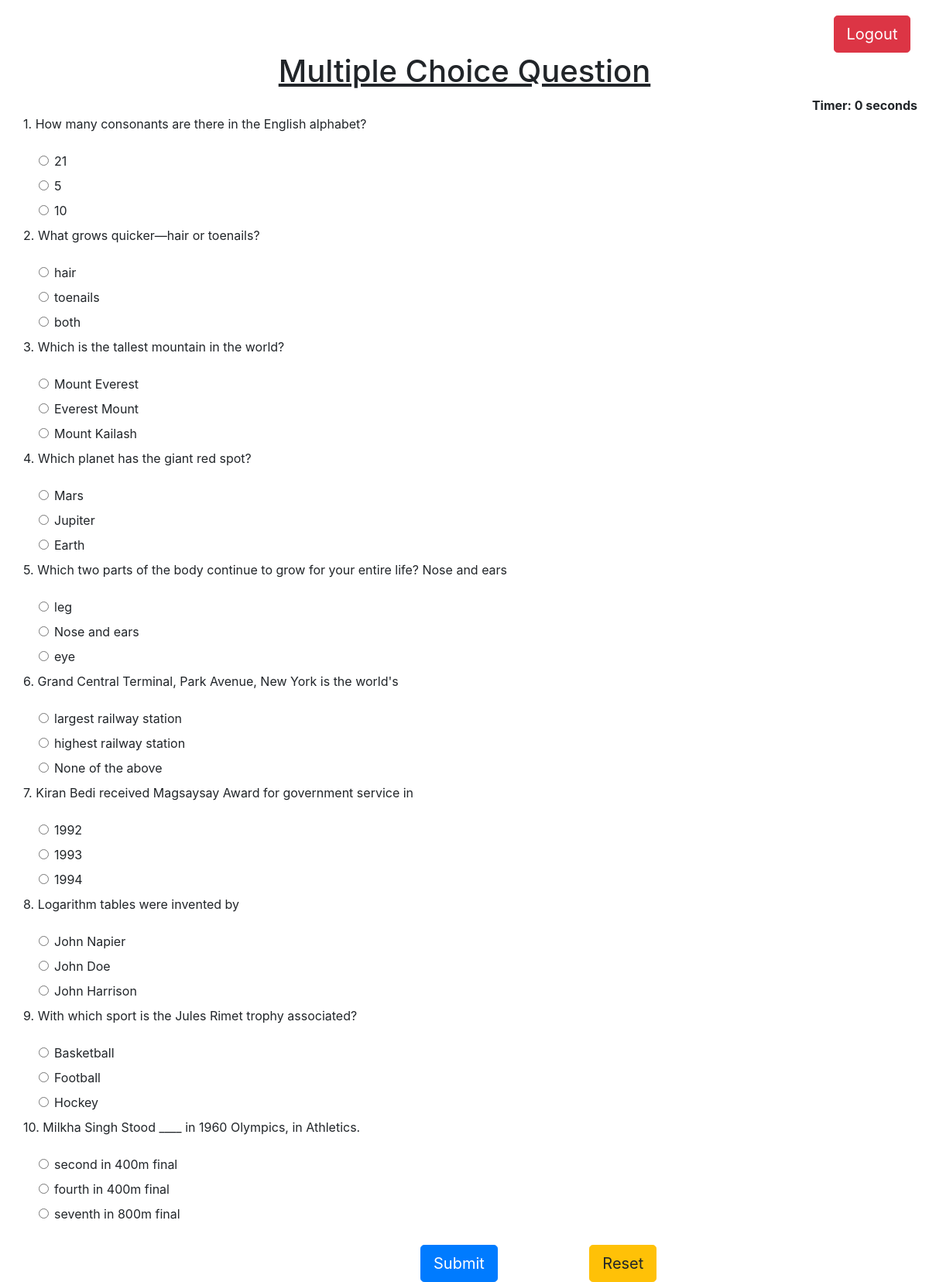
The app's page /quiz/ (signed in) with its own data.
### myapp/models.py (models this page shows, shortened)
class GK_Knowledge(models.Model):
    Sr_No=models.IntegerField()
    Question=models.CharField(max_length=250)
    Option_a=models.CharField(max_length=250)
    Option_b=models.CharField(max_length=250)
    Option_c=models.CharField(max_length=250)
    answer=models.CharField(max_length=250)
    Group=models.CharField(max_length=250)

### myapp/views.py (the view)
# urls.py: path('quiz/', views.Quiz1),
def Quiz1(request):
    if 'UserName' not in request.session:
        return redirect("http://localhost:8000/login/")
    GK_Knowledges=GK_Knowledge.objects.all()
    data={'GK_Knowledges':GK_Knowledges}
    res=render(request, 'myapp/Gk_knowledge.html',data)
    return res

### Template/myapp/Gk_knowledge.html (shortened to what this page needs)
<!DOCTYPE html>
{% load static %}
<html lang="en">
<head>
    <link rel="stylesheet" type="text/css" href="{% static 'Bootstrap/css/bootstrap.css' %}">
    </head>
<body>
    <div class="container-fluid">
        <div class="row">
            <div class="col-md-12" style="text-align: center;">
                <a href="http://localhost:8000/logout/" class="btn btn-danger btn-lg"
                    style="margin-left: 90%; margin-top: 20px;">Logout</a>
                <h1><u>Multiple Choice Question</u></h1>
            </div>
        </div>
        <div align="right " id="displaytimer"><b>Timer: 0 seconds</b></div>
        <div class="col-md-12">
            <form action="http://localhost:8000/quizresult/" method="post">
                {% for q in GK_Knowledges %}
                <div class="form-group">
                    <label for="question">
                        {{q.Sr_No}}. {{q.Question}}
                    </label>
                </div>
                <div class="form-check">
                    <div class="form-check">
                        <input class="form-check-input" type="radio" name="{{q.Group}}" value="{{q.Option_a}}">
                        <label class="form-check-lable" for="radio1">{{q.Option_a}}</label>
                    </div>
                    <div class="form-check">
                        <input class="form-check-input" type="radio" name="{{q.Group}}" value="{{q.Option_b}}">
                        <label class="form-check-lable" >{{q.Option_b}}</label>
                    </div>
                    <div class="form-check">
                        <input class="form-check-input" type="radio" name="{{q.Group}}" value="{{q.Option_c}}">
                        <label class="form-check-lable" >{{q.Option_c}}</label>
                    </div>
                </div>
                {% endfor %}
                <button type="submit" id="b1" class="btn btn-primary btn-lg" style="margin-left: 45%; margin-top: 20px;">Submit</button>
                <button type="reset" id="b1" class="btn btn-warning btn-lg" style="margin-left: 10%; margin-top: 20px;">Reset</button>
            </form>
        </div>
    </div>
</body>
</html>

### records on screen
GK_Knowledge: Sr_No "1", Question "How many consonants are there in the English alphabet?", Option_a "21", Option_b "5", Option_c "10"
GK_Knowledge: Sr_No "2", Question "What grows quicker—hair or toenails?", Option_a "hair", Option_b "toenails", Option_c "both"
GK_Knowledge: Sr_No "3", Question "Which is the tallest mountain in the world?", Option_a "Mount Everest", Option_b "Everest Mount", Option_c "Mount Kailash"
GK_Knowledge: Sr_No "4", Question "Which planet has the giant red spot?", Option_a "Mars", Option_b "Jupiter", Option_c "Earth"
GK_Knowledge: Sr_No "5", Question "Which two parts of the body continue to grow for your entire life? Nose and ears", Option_a "leg", Option_b "Nose and ears", Option_c "eye"
GK_Knowledge: Sr_No "6", Question "Grand Central Terminal, Park Avenue, New York is the world's", Option_a "largest railway station", Option_b "highest railway station", Option_c "None of the above"
GK_Knowledge: Sr_No "7", Question "Kiran Bedi received Magsaysay Award for government service in", Option_a "1992", Option_b "1993", Option_c "1994"
GK_Knowledge: Sr_No "8", Question "Logarithm tables were invented by", Option_a "John Napier", Option_b "John Doe", Option_c "John Harrison"
GK_Knowledge: Sr_No "9", Question "With which sport is the Jules Rimet trophy associated?", Option_a "Basketball", Option_b "Football", Option_c "Hockey"
GK_Knowledge: Sr_No "10", Question "Milkha Singh Stood ____ in 1960 Olympics, in Athletics.", Option_a "second in 400m final", Option_b "fourth in 400m final", Option_c "seventh in 800m final"
